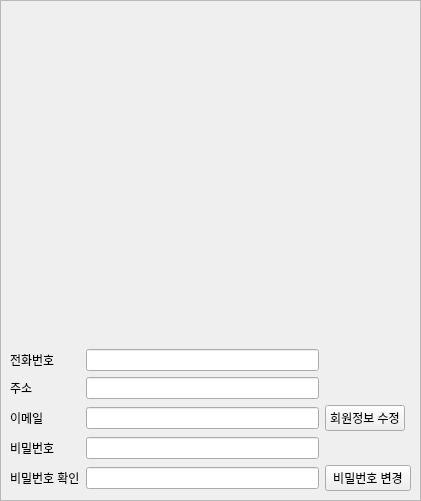
<?xml version="1.0" encoding="UTF-8"?>
<ui version="4.0">
 <class>Form</class>
 <widget class="QWidget" name="Form">
  <property name="geometry">
   <rect>
    <x>0</x>
    <y>0</y>
    <width>421</width>
    <height>501</height>
   </rect>
  </property>
  <property name="windowTitle">
   <string>Form</string>
  </property>
  <widget class="QFrame" name="frame">
   <property name="geometry">
    <rect>
     <x>0</x>
     <y>0</y>
     <width>421</width>
     <height>501</height>
    </rect>
   </property>
   <property name="frameShape">
    <enum>QFrame::StyledPanel</enum>
   </property>
   <property name="frameShadow">
    <enum>QFrame::Raised</enum>
   </property>
   <layout class="QGridLayout" name="gridLayout">
    <item row="6" column="0" colspan="2">
     <widget class="QLabel" name="label_2">
      <property name="text">
       <string>비밀번호 확인</string>
      </property>
     </widget>
    </item>
    <item row="2" column="0">
     <widget class="QLabel" name="label_3">
      <property name="text">
       <string>전화번호</string>
      </property>
     </widget>
    </item>
    <item row="6" column="3" colspan="2">
     <widget class="QPushButton" name="pushButtonPasswordSet">
      <property name="text">
       <string>비밀번호 변경</string>
      </property>
     </widget>
    </item>
    <item row="2" column="2">
     <widget class="QLineEdit" name="lineEditPhone"/>
    </item>
    <item row="5" column="2">
     <widget class="QLineEdit" name="lineEditPassword">
      <property name="echoMode">
       <enum>QLineEdit::Password</enum>
      </property>
     </widget>
    </item>
    <item row="4" column="2">
     <widget class="QLineEdit" name="lineEditEmail"/>
    </item>
    <item row="6" column="2">
     <widget class="QLineEdit" name="lineEditPasswordCheck">
      <property name="echoMode">
       <enum>QLineEdit::Password</enum>
      </property>
     </widget>
    </item>
    <item row="3" column="2">
     <widget class="QLineEdit" name="lineEditAddress"/>
    </item>
    <item row="5" column="0">
     <widget class="QLabel" name="label">
      <property name="text">
       <string>비밀번호</string>
      </property>
     </widget>
    </item>
    <item row="3" column="0">
     <widget class="QLabel" name="label_4">
      <property name="text">
       <string>주소</string>
      </property>
     </widget>
    </item>
    <item row="4" column="0" colspan="2">
     <widget class="QLabel" name="label_5">
      <property name="text">
       <string>이메일</string>
      </property>
     </widget>
    </item>
    <item row="0" column="0" rowspan="2" colspan="5">
     <widget class="QLabel" name="labelUserName">
      <property name="styleSheet">
       <string notr="true">border-image : url(C:/Users/jdy08/Visual Studio Code/DataBaseLectureProject/uis/Write.jpg);</string>
      </property>
      <property name="text">
       <string/>
      </property>
     </widget>
    </item>
    <item row="4" column="3">
     <widget class="QPushButton" name="pushButtonUserInformationSet">
      <property name="text">
       <string>회원정보 수정</string>
      </property>
     </widget>
    </item>
   </layout>
  </widget>
 </widget>
 <resources/>
 <connections/>
</ui>
